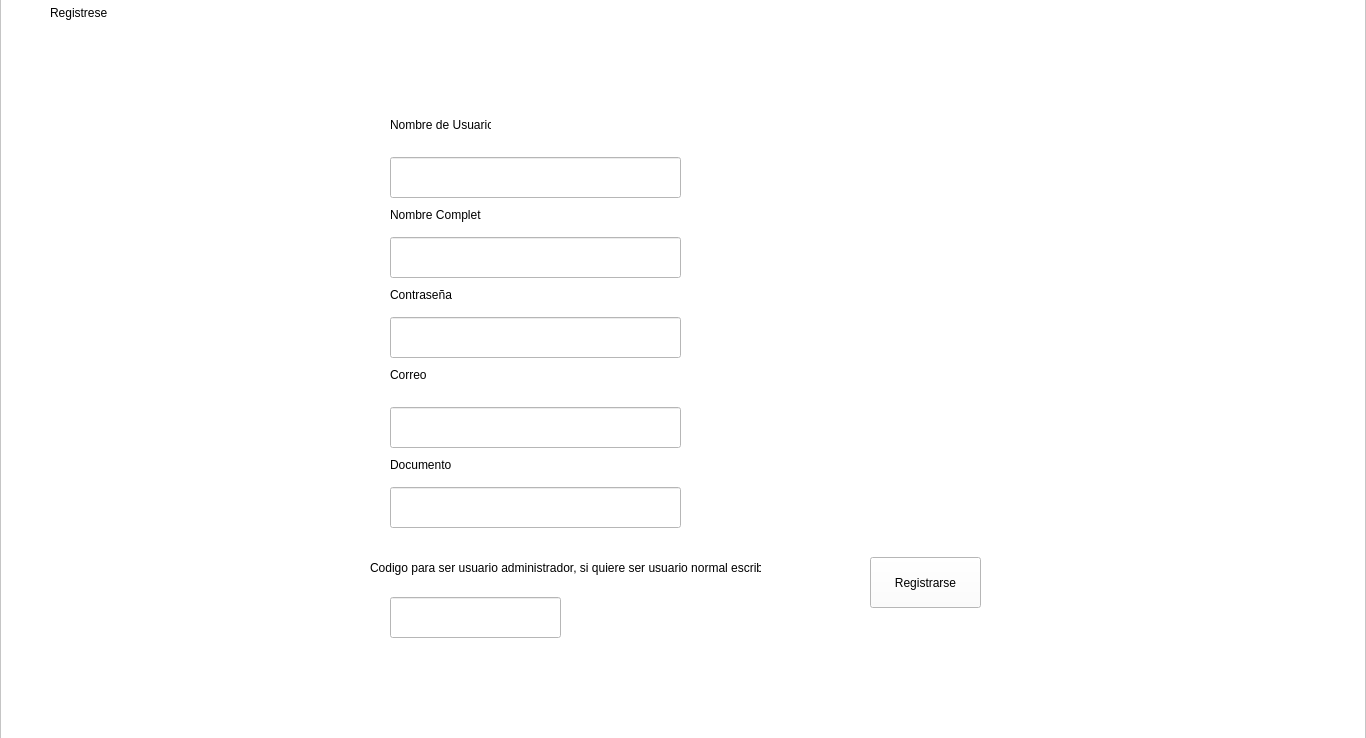
<?xml version="1.0" encoding="UTF-8"?>
<ui version="4.0">
 <class>MainWindow</class>
 <widget class="QMainWindow" name="MainWindow">
  <property name="geometry">
   <rect>
    <x>0</x>
    <y>0</y>
    <width>1366</width>
    <height>738</height>
   </rect>
  </property>
  <property name="windowTitle">
   <string>MainWindow</string>
  </property>
  <property name="windowIcon">
   <iconset>
    <normaloff>imagenes/logo.ico</normaloff>imagenes/logo.ico</iconset>
  </property>
  <widget class="QWidget" name="centralwidget">
   <widget class="QFrame" name="frame">
    <property name="geometry">
     <rect>
      <x>0</x>
      <y>-3</y>
      <width>1366</width>
      <height>771</height>
     </rect>
    </property>
    <property name="palette">
     <palette>
      <active>
       <colorrole role="WindowText">
        <brush brushstyle="SolidPattern">
         <color alpha="255">
          <red>0</red>
          <green>0</green>
          <blue>0</blue>
         </color>
        </brush>
       </colorrole>
       <colorrole role="Button">
        <brush brushstyle="SolidPattern">
         <color alpha="255">
          <red>255</red>
          <green>255</green>
          <blue>255</blue>
         </color>
        </brush>
       </colorrole>
       <colorrole role="Light">
        <brush brushstyle="SolidPattern">
         <color alpha="255">
          <red>255</red>
          <green>255</green>
          <blue>255</blue>
         </color>
        </brush>
       </colorrole>
       <colorrole role="Midlight">
        <brush brushstyle="SolidPattern">
         <color alpha="255">
          <red>255</red>
          <green>255</green>
          <blue>255</blue>
         </color>
        </brush>
       </colorrole>
       <colorrole role="Dark">
        <brush brushstyle="SolidPattern">
         <color alpha="255">
          <red>127</red>
          <green>127</green>
          <blue>127</blue>
         </color>
        </brush>
       </colorrole>
       <colorrole role="Mid">
        <brush brushstyle="SolidPattern">
         <color alpha="255">
          <red>170</red>
          <green>170</green>
          <blue>170</blue>
         </color>
        </brush>
       </colorrole>
       <colorrole role="Text">
        <brush brushstyle="SolidPattern">
         <color alpha="255">
          <red>0</red>
          <green>0</green>
          <blue>0</blue>
         </color>
        </brush>
       </colorrole>
       <colorrole role="BrightText">
        <brush brushstyle="SolidPattern">
         <color alpha="255">
          <red>255</red>
          <green>255</green>
          <blue>255</blue>
         </color>
        </brush>
       </colorrole>
       <colorrole role="ButtonText">
        <brush brushstyle="SolidPattern">
         <color alpha="255">
          <red>0</red>
          <green>0</green>
          <blue>0</blue>
         </color>
        </brush>
       </colorrole>
       <colorrole role="Base">
        <brush brushstyle="SolidPattern">
         <color alpha="255">
          <red>255</red>
          <green>255</green>
          <blue>255</blue>
         </color>
        </brush>
       </colorrole>
       <colorrole role="Window">
        <brush brushstyle="SolidPattern">
         <color alpha="255">
          <red>255</red>
          <green>255</green>
          <blue>255</blue>
         </color>
        </brush>
       </colorrole>
       <colorrole role="Shadow">
        <brush brushstyle="SolidPattern">
         <color alpha="255">
          <red>0</red>
          <green>0</green>
          <blue>0</blue>
         </color>
        </brush>
       </colorrole>
       <colorrole role="AlternateBase">
        <brush brushstyle="SolidPattern">
         <color alpha="255">
          <red>255</red>
          <green>255</green>
          <blue>255</blue>
         </color>
        </brush>
       </colorrole>
       <colorrole role="ToolTipBase">
        <brush brushstyle="SolidPattern">
         <color alpha="255">
          <red>255</red>
          <green>255</green>
          <blue>220</blue>
         </color>
        </brush>
       </colorrole>
       <colorrole role="ToolTipText">
        <brush brushstyle="SolidPattern">
         <color alpha="255">
          <red>0</red>
          <green>0</green>
          <blue>0</blue>
         </color>
        </brush>
       </colorrole>
       <colorrole role="PlaceholderText">
        <brush brushstyle="SolidPattern">
         <color alpha="128">
          <red>0</red>
          <green>0</green>
          <blue>0</blue>
         </color>
        </brush>
       </colorrole>
      </active>
      <inactive>
       <colorrole role="WindowText">
        <brush brushstyle="SolidPattern">
         <color alpha="255">
          <red>0</red>
          <green>0</green>
          <blue>0</blue>
         </color>
        </brush>
       </colorrole>
       <colorrole role="Button">
        <brush brushstyle="SolidPattern">
         <color alpha="255">
          <red>255</red>
          <green>255</green>
          <blue>255</blue>
         </color>
        </brush>
       </colorrole>
       <colorrole role="Light">
        <brush brushstyle="SolidPattern">
         <color alpha="255">
          <red>255</red>
          <green>255</green>
          <blue>255</blue>
         </color>
        </brush>
       </colorrole>
       <colorrole role="Midlight">
        <brush brushstyle="SolidPattern">
         <color alpha="255">
          <red>255</red>
          <green>255</green>
          <blue>255</blue>
         </color>
        </brush>
       </colorrole>
       <colorrole role="Dark">
        <brush brushstyle="SolidPattern">
         <color alpha="255">
          <red>127</red>
          <green>127</green>
          <blue>127</blue>
         </color>
        </brush>
       </colorrole>
       <colorrole role="Mid">
        <brush brushstyle="SolidPattern">
         <color alpha="255">
          <red>170</red>
          <green>170</green>
          <blue>170</blue>
         </color>
        </brush>
       </colorrole>
       <colorrole role="Text">
        <brush brushstyle="SolidPattern">
         <color alpha="255">
          <red>0</red>
          <green>0</green>
          <blue>0</blue>
         </color>
        </brush>
       </colorrole>
       <colorrole role="BrightText">
        <brush brushstyle="SolidPattern">
         <color alpha="255">
          <red>255</red>
          <green>255</green>
          <blue>255</blue>
         </color>
        </brush>
       </colorrole>
       <colorrole role="ButtonText">
        <brush brushstyle="SolidPattern">
         <color alpha="255">
          <red>0</red>
          <green>0</green>
          <blue>0</blue>
         </color>
        </brush>
       </colorrole>
       <colorrole role="Base">
        <brush brushstyle="SolidPattern">
         <color alpha="255">
          <red>255</red>
          <green>255</green>
          <blue>255</blue>
         </color>
        </brush>
       </colorrole>
       <colorrole role="Window">
        <brush brushstyle="SolidPattern">
         <color alpha="255">
          <red>255</red>
          <green>255</green>
          <blue>255</blue>
         </color>
        </brush>
       </colorrole>
       <colorrole role="Shadow">
        <brush brushstyle="SolidPattern">
         <color alpha="255">
          <red>0</red>
          <green>0</green>
          <blue>0</blue>
         </color>
        </brush>
       </colorrole>
       <colorrole role="AlternateBase">
        <brush brushstyle="SolidPattern">
         <color alpha="255">
          <red>255</red>
          <green>255</green>
          <blue>255</blue>
         </color>
        </brush>
       </colorrole>
       <colorrole role="ToolTipBase">
        <brush brushstyle="SolidPattern">
         <color alpha="255">
          <red>255</red>
          <green>255</green>
          <blue>220</blue>
         </color>
        </brush>
       </colorrole>
       <colorrole role="ToolTipText">
        <brush brushstyle="SolidPattern">
         <color alpha="255">
          <red>0</red>
          <green>0</green>
          <blue>0</blue>
         </color>
        </brush>
       </colorrole>
       <colorrole role="PlaceholderText">
        <brush brushstyle="SolidPattern">
         <color alpha="128">
          <red>0</red>
          <green>0</green>
          <blue>0</blue>
         </color>
        </brush>
       </colorrole>
      </inactive>
      <disabled>
       <colorrole role="WindowText">
        <brush brushstyle="SolidPattern">
         <color alpha="255">
          <red>127</red>
          <green>127</green>
          <blue>127</blue>
         </color>
        </brush>
       </colorrole>
       <colorrole role="Button">
        <brush brushstyle="SolidPattern">
         <color alpha="255">
          <red>255</red>
          <green>255</green>
          <blue>255</blue>
         </color>
        </brush>
       </colorrole>
       <colorrole role="Light">
        <brush brushstyle="SolidPattern">
         <color alpha="255">
          <red>255</red>
          <green>255</green>
          <blue>255</blue>
         </color>
        </brush>
       </colorrole>
       <colorrole role="Midlight">
        <brush brushstyle="SolidPattern">
         <color alpha="255">
          <red>255</red>
          <green>255</green>
          <blue>255</blue>
         </color>
        </brush>
       </colorrole>
       <colorrole role="Dark">
        <brush brushstyle="SolidPattern">
         <color alpha="255">
          <red>127</red>
          <green>127</green>
          <blue>127</blue>
         </color>
        </brush>
       </colorrole>
       <colorrole role="Mid">
        <brush brushstyle="SolidPattern">
         <color alpha="255">
          <red>170</red>
          <green>170</green>
          <blue>170</blue>
         </color>
        </brush>
       </colorrole>
       <colorrole role="Text">
        <brush brushstyle="SolidPattern">
         <color alpha="255">
          <red>127</red>
          <green>127</green>
          <blue>127</blue>
         </color>
        </brush>
       </colorrole>
       <colorrole role="BrightText">
        <brush brushstyle="SolidPattern">
         <color alpha="255">
          <red>255</red>
          <green>255</green>
          <blue>255</blue>
         </color>
        </brush>
       </colorrole>
       <colorrole role="ButtonText">
        <brush brushstyle="SolidPattern">
         <color alpha="255">
          <red>127</red>
          <green>127</green>
          <blue>127</blue>
         </color>
        </brush>
       </colorrole>
       <colorrole role="Base">
        <brush brushstyle="SolidPattern">
         <color alpha="255">
          <red>255</red>
          <green>255</green>
          <blue>255</blue>
         </color>
        </brush>
       </colorrole>
       <colorrole role="Window">
        <brush brushstyle="SolidPattern">
         <color alpha="255">
          <red>255</red>
          <green>255</green>
          <blue>255</blue>
         </color>
        </brush>
       </colorrole>
       <colorrole role="Shadow">
        <brush brushstyle="SolidPattern">
         <color alpha="255">
          <red>0</red>
          <green>0</green>
          <blue>0</blue>
         </color>
        </brush>
       </colorrole>
       <colorrole role="AlternateBase">
        <brush brushstyle="SolidPattern">
         <color alpha="255">
          <red>255</red>
          <green>255</green>
          <blue>255</blue>
         </color>
        </brush>
       </colorrole>
       <colorrole role="ToolTipBase">
        <brush brushstyle="SolidPattern">
         <color alpha="255">
          <red>255</red>
          <green>255</green>
          <blue>220</blue>
         </color>
        </brush>
       </colorrole>
       <colorrole role="ToolTipText">
        <brush brushstyle="SolidPattern">
         <color alpha="255">
          <red>0</red>
          <green>0</green>
          <blue>0</blue>
         </color>
        </brush>
       </colorrole>
       <colorrole role="PlaceholderText">
        <brush brushstyle="SolidPattern">
         <color alpha="128">
          <red>0</red>
          <green>0</green>
          <blue>0</blue>
         </color>
        </brush>
       </colorrole>
      </disabled>
     </palette>
    </property>
    <property name="autoFillBackground">
     <bool>true</bool>
    </property>
    <property name="frameShape">
     <enum>QFrame::StyledPanel</enum>
    </property>
    <property name="frameShadow">
     <enum>QFrame::Raised</enum>
    </property>
    <widget class="QLineEdit" name="nombreUsuariotxt">
     <property name="geometry">
      <rect>
       <x>390</x>
       <y>160</y>
       <width>291</width>
       <height>41</height>
      </rect>
     </property>
    </widget>
    <widget class="QLabel" name="nombredeusuario">
     <property name="geometry">
      <rect>
       <x>390</x>
       <y>120</y>
       <width>101</width>
       <height>16</height>
      </rect>
     </property>
     <property name="text">
      <string>Nombre de Usuario</string>
     </property>
    </widget>
    <widget class="QLabel" name="nombrecompleto">
     <property name="geometry">
      <rect>
       <x>390</x>
       <y>210</y>
       <width>91</width>
       <height>16</height>
      </rect>
     </property>
     <property name="text">
      <string>Nombre Completo</string>
     </property>
    </widget>
    <widget class="QLineEdit" name="nombretxt">
     <property name="geometry">
      <rect>
       <x>390</x>
       <y>240</y>
       <width>291</width>
       <height>41</height>
      </rect>
     </property>
    </widget>
    <widget class="QLabel" name="label">
     <property name="geometry">
      <rect>
       <x>600</x>
       <y>10</y>
       <width>161</width>
       <height>161</height>
      </rect>
     </property>
     <property name="text">
      <string/>
     </property>
     <property name="pixmap">
      <pixmap>../../Pictures/Screenshots/Captura de pantalla 2024-05-22 102154.png</pixmap>
     </property>
     <property name="scaledContents">
      <bool>true</bool>
     </property>
    </widget>
    <widget class="QLabel" name="label_2">
     <property name="geometry">
      <rect>
       <x>50</x>
       <y>0</y>
       <width>81</width>
       <height>31</height>
      </rect>
     </property>
     <property name="text">
      <string>Registrese</string>
     </property>
    </widget>
    <widget class="QLabel" name="contrasena">
     <property name="geometry">
      <rect>
       <x>390</x>
       <y>290</y>
       <width>101</width>
       <height>16</height>
      </rect>
     </property>
     <property name="text">
      <string>Contraseña</string>
     </property>
    </widget>
    <widget class="QLabel" name="correo">
     <property name="geometry">
      <rect>
       <x>390</x>
       <y>370</y>
       <width>101</width>
       <height>16</height>
      </rect>
     </property>
     <property name="text">
      <string>Correo</string>
     </property>
    </widget>
    <widget class="QLabel" name="documento">
     <property name="geometry">
      <rect>
       <x>390</x>
       <y>460</y>
       <width>101</width>
       <height>16</height>
      </rect>
     </property>
     <property name="text">
      <string>Documento</string>
     </property>
    </widget>
    <widget class="QLineEdit" name="contrasenatxt">
     <property name="geometry">
      <rect>
       <x>390</x>
       <y>320</y>
       <width>291</width>
       <height>41</height>
      </rect>
     </property>
    </widget>
    <widget class="QLineEdit" name="correotxt">
     <property name="geometry">
      <rect>
       <x>390</x>
       <y>410</y>
       <width>291</width>
       <height>41</height>
      </rect>
     </property>
    </widget>
    <widget class="QLineEdit" name="documentotxt">
     <property name="geometry">
      <rect>
       <x>390</x>
       <y>490</y>
       <width>291</width>
       <height>41</height>
      </rect>
     </property>
    </widget>
    <widget class="QLabel" name="codigoadmin">
     <property name="geometry">
      <rect>
       <x>370</x>
       <y>550</y>
       <width>391</width>
       <height>41</height>
      </rect>
     </property>
     <property name="text">
      <string>Codigo para ser usuario administrador, si quiere ser usuario normal escriba 1</string>
     </property>
    </widget>
    <widget class="QPushButton" name="registrarsebtn">
     <property name="geometry">
      <rect>
       <x>870</x>
       <y>560</y>
       <width>111</width>
       <height>51</height>
      </rect>
     </property>
     <property name="text">
      <string>Registrarse</string>
     </property>
    </widget>
    <widget class="QLineEdit" name="codigotxt">
     <property name="geometry">
      <rect>
       <x>390</x>
       <y>600</y>
       <width>171</width>
       <height>41</height>
      </rect>
     </property>
    </widget>
   </widget>
  </widget>
 </widget>
 <resources/>
 <connections/>
</ui>
